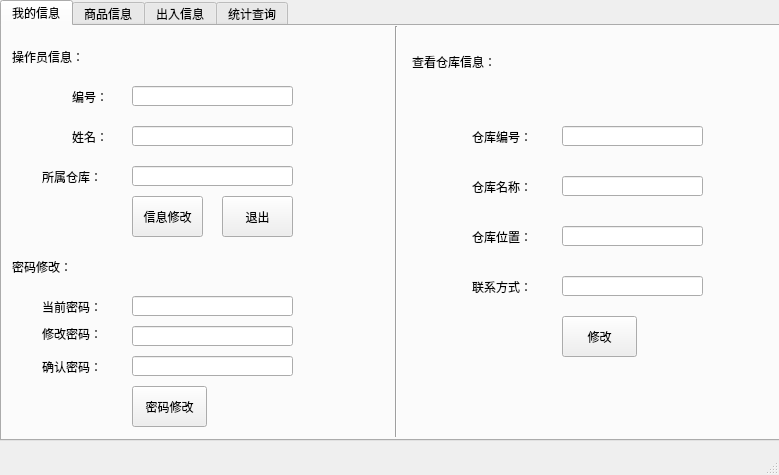
<?xml version="1.0" encoding="UTF-8"?>
<ui version="4.0">
 <class>op_interface</class>
 <widget class="QMainWindow" name="op_interface">
  <property name="geometry">
   <rect>
    <x>0</x>
    <y>0</y>
    <width>779</width>
    <height>475</height>
   </rect>
  </property>
  <property name="windowTitle">
   <string>操作员界面</string>
  </property>
  <widget class="QWidget" name="centralwidget">
   <widget class="QTabWidget" name="locate">
    <property name="geometry">
     <rect>
      <x>0</x>
      <y>0</y>
      <width>781</width>
      <height>441</height>
     </rect>
    </property>
    <property name="styleSheet">
     <string notr="true">font: 11pt &quot;微软雅黑&quot;;</string>
    </property>
    <property name="currentIndex">
     <number>0</number>
    </property>
    <widget class="QWidget" name="tab_5">
     <attribute name="title">
      <string>我的信息</string>
     </attribute>
     <widget class="QLabel" name="label">
      <property name="geometry">
       <rect>
        <x>10</x>
        <y>10</y>
        <width>121</width>
        <height>41</height>
       </rect>
      </property>
      <property name="styleSheet">
       <string notr="true">font: 16pt &quot;微软雅黑&quot;;</string>
      </property>
      <property name="text">
       <string>操作员信息：</string>
      </property>
     </widget>
     <widget class="QLabel" name="label_2">
      <property name="geometry">
       <rect>
        <x>70</x>
        <y>60</y>
        <width>54</width>
        <height>21</height>
       </rect>
      </property>
      <property name="text">
       <string>编号：</string>
      </property>
     </widget>
     <widget class="QLabel" name="label_3">
      <property name="geometry">
       <rect>
        <x>70</x>
        <y>100</y>
        <width>54</width>
        <height>21</height>
       </rect>
      </property>
      <property name="text">
       <string>姓名：</string>
      </property>
     </widget>
     <widget class="QLabel" name="label_4">
      <property name="geometry">
       <rect>
        <x>40</x>
        <y>140</y>
        <width>81</width>
        <height>21</height>
       </rect>
      </property>
      <property name="text">
       <string>所属仓库：</string>
      </property>
     </widget>
     <widget class="QLineEdit" name="op_code">
      <property name="geometry">
       <rect>
        <x>130</x>
        <y>60</y>
        <width>161</width>
        <height>20</height>
       </rect>
      </property>
      <property name="readOnly">
       <bool>true</bool>
      </property>
     </widget>
     <widget class="QLineEdit" name="op_name">
      <property name="geometry">
       <rect>
        <x>130</x>
        <y>100</y>
        <width>161</width>
        <height>20</height>
       </rect>
      </property>
     </widget>
     <widget class="QLineEdit" name="op_stor_code">
      <property name="geometry">
       <rect>
        <x>130</x>
        <y>140</y>
        <width>161</width>
        <height>20</height>
       </rect>
      </property>
      <property name="readOnly">
       <bool>true</bool>
      </property>
     </widget>
     <widget class="QLineEdit" name="cur_pwd">
      <property name="geometry">
       <rect>
        <x>130</x>
        <y>270</y>
        <width>161</width>
        <height>20</height>
       </rect>
      </property>
      <property name="echoMode">
       <enum>QLineEdit::PasswordEchoOnEdit</enum>
      </property>
     </widget>
     <widget class="QLineEdit" name="new_pwd">
      <property name="geometry">
       <rect>
        <x>130</x>
        <y>300</y>
        <width>161</width>
        <height>20</height>
       </rect>
      </property>
      <property name="echoMode">
       <enum>QLineEdit::PasswordEchoOnEdit</enum>
      </property>
     </widget>
     <widget class="QLineEdit" name="con_pwd">
      <property name="geometry">
       <rect>
        <x>130</x>
        <y>330</y>
        <width>161</width>
        <height>20</height>
       </rect>
      </property>
      <property name="echoMode">
       <enum>QLineEdit::PasswordEchoOnEdit</enum>
      </property>
     </widget>
     <widget class="QLabel" name="label_5">
      <property name="geometry">
       <rect>
        <x>40</x>
        <y>270</y>
        <width>71</width>
        <height>21</height>
       </rect>
      </property>
      <property name="text">
       <string>当前密码：</string>
      </property>
     </widget>
     <widget class="QLabel" name="label_6">
      <property name="geometry">
       <rect>
        <x>40</x>
        <y>300</y>
        <width>71</width>
        <height>16</height>
       </rect>
      </property>
      <property name="text">
       <string>修改密码：</string>
      </property>
     </widget>
     <widget class="QLabel" name="label_7">
      <property name="geometry">
       <rect>
        <x>40</x>
        <y>330</y>
        <width>71</width>
        <height>21</height>
       </rect>
      </property>
      <property name="text">
       <string>确认密码：</string>
      </property>
     </widget>
     <widget class="Line" name="line">
      <property name="geometry">
       <rect>
        <x>379</x>
        <y>0</y>
        <width>31</width>
        <height>411</height>
       </rect>
      </property>
      <property name="orientation">
       <enum>Qt::Vertical</enum>
      </property>
     </widget>
     <widget class="QPushButton" name="op_passwd_change">
      <property name="geometry">
       <rect>
        <x>130</x>
        <y>360</y>
        <width>75</width>
        <height>41</height>
       </rect>
      </property>
      <property name="text">
       <string>密码修改</string>
      </property>
     </widget>
     <widget class="QPushButton" name="op_info_change">
      <property name="geometry">
       <rect>
        <x>130</x>
        <y>170</y>
        <width>71</width>
        <height>41</height>
       </rect>
      </property>
      <property name="text">
       <string>信息修改</string>
      </property>
     </widget>
     <widget class="QLabel" name="label_8">
      <property name="geometry">
       <rect>
        <x>10</x>
        <y>220</y>
        <width>101</width>
        <height>41</height>
       </rect>
      </property>
      <property name="styleSheet">
       <string notr="true">font: 16pt &quot;微软雅黑&quot;;</string>
      </property>
      <property name="text">
       <string>密码修改：</string>
      </property>
     </widget>
     <widget class="QPushButton" name="exit">
      <property name="geometry">
       <rect>
        <x>220</x>
        <y>170</y>
        <width>71</width>
        <height>41</height>
       </rect>
      </property>
      <property name="text">
       <string>退出</string>
      </property>
     </widget>
     <widget class="QLineEdit" name="stor_name">
      <property name="geometry">
       <rect>
        <x>560</x>
        <y>150</y>
        <width>141</width>
        <height>20</height>
       </rect>
      </property>
      <property name="text">
       <string/>
      </property>
     </widget>
     <widget class="QLabel" name="label_20">
      <property name="geometry">
       <rect>
        <x>470</x>
        <y>100</y>
        <width>71</width>
        <height>21</height>
       </rect>
      </property>
      <property name="text">
       <string>仓库编号：</string>
      </property>
     </widget>
     <widget class="QPushButton" name="stor_alter">
      <property name="geometry">
       <rect>
        <x>560</x>
        <y>290</y>
        <width>75</width>
        <height>41</height>
       </rect>
      </property>
      <property name="text">
       <string>修改</string>
      </property>
     </widget>
     <widget class="QLabel" name="label_19">
      <property name="geometry">
       <rect>
        <x>470</x>
        <y>250</y>
        <width>71</width>
        <height>21</height>
       </rect>
      </property>
      <property name="text">
       <string>联系方式：</string>
      </property>
     </widget>
     <widget class="QLineEdit" name="phone_num">
      <property name="geometry">
       <rect>
        <x>560</x>
        <y>250</y>
        <width>141</width>
        <height>20</height>
       </rect>
      </property>
      <property name="text">
       <string/>
      </property>
     </widget>
     <widget class="QLabel" name="label_15">
      <property name="geometry">
       <rect>
        <x>470</x>
        <y>150</y>
        <width>71</width>
        <height>21</height>
       </rect>
      </property>
      <property name="text">
       <string>仓库名称：</string>
      </property>
     </widget>
     <widget class="QLineEdit" name="stor_code">
      <property name="geometry">
       <rect>
        <x>560</x>
        <y>100</y>
        <width>141</width>
        <height>20</height>
       </rect>
      </property>
      <property name="text">
       <string/>
      </property>
      <property name="readOnly">
       <bool>true</bool>
      </property>
     </widget>
     <widget class="QLabel" name="label_16">
      <property name="geometry">
       <rect>
        <x>410</x>
        <y>20</y>
        <width>161</width>
        <height>31</height>
       </rect>
      </property>
      <property name="styleSheet">
       <string notr="true">font: 16pt &quot;微软雅黑&quot;;</string>
      </property>
      <property name="text">
       <string>查看仓库信息：</string>
      </property>
     </widget>
     <widget class="QLabel" name="label_18">
      <property name="geometry">
       <rect>
        <x>470</x>
        <y>200</y>
        <width>71</width>
        <height>21</height>
       </rect>
      </property>
      <property name="text">
       <string>仓库位置：</string>
      </property>
     </widget>
     <widget class="QLineEdit" name="locate_2">
      <property name="geometry">
       <rect>
        <x>560</x>
        <y>200</y>
        <width>141</width>
        <height>20</height>
       </rect>
      </property>
      <property name="text">
       <string/>
      </property>
     </widget>
    </widget>
    <widget class="QWidget" name="tab">
     <attribute name="title">
      <string>商品信息</string>
     </attribute>
     <widget class="QComboBox" name="goods_code">
      <property name="geometry">
       <rect>
        <x>620</x>
        <y>70</y>
        <width>141</width>
        <height>22</height>
       </rect>
      </property>
     </widget>
     <widget class="QLabel" name="label_9">
      <property name="geometry">
       <rect>
        <x>180</x>
        <y>20</y>
        <width>161</width>
        <height>31</height>
       </rect>
      </property>
      <property name="styleSheet">
       <string notr="true">font: 16pt &quot;微软雅黑&quot;;</string>
      </property>
      <property name="text">
       <string>查看商品信息</string>
      </property>
     </widget>
     <widget class="QLabel" name="label_10">
      <property name="geometry">
       <rect>
        <x>540</x>
        <y>70</y>
        <width>71</width>
        <height>21</height>
       </rect>
      </property>
      <property name="text">
       <string>商品编号：</string>
      </property>
     </widget>
     <widget class="QLabel" name="label_11">
      <property name="geometry">
       <rect>
        <x>540</x>
        <y>120</y>
        <width>71</width>
        <height>21</height>
       </rect>
      </property>
      <property name="text">
       <string>商品名称：</string>
      </property>
     </widget>
     <widget class="QLabel" name="label_12">
      <property name="geometry">
       <rect>
        <x>540</x>
        <y>170</y>
        <width>71</width>
        <height>21</height>
       </rect>
      </property>
      <property name="text">
       <string>商品类型：</string>
      </property>
     </widget>
     <widget class="QLineEdit" name="goods_name">
      <property name="geometry">
       <rect>
        <x>620</x>
        <y>120</y>
        <width>141</width>
        <height>20</height>
       </rect>
      </property>
     </widget>
     <widget class="QLineEdit" name="goods_type">
      <property name="geometry">
       <rect>
        <x>620</x>
        <y>170</y>
        <width>141</width>
        <height>20</height>
       </rect>
      </property>
     </widget>
     <widget class="QLineEdit" name="num_units">
      <property name="geometry">
       <rect>
        <x>620</x>
        <y>220</y>
        <width>141</width>
        <height>20</height>
       </rect>
      </property>
     </widget>
     <widget class="QLabel" name="label_13">
      <property name="geometry">
       <rect>
        <x>540</x>
        <y>220</y>
        <width>71</width>
        <height>21</height>
       </rect>
      </property>
      <property name="text">
       <string>数量单位：</string>
      </property>
     </widget>
     <widget class="QLabel" name="label_14">
      <property name="geometry">
       <rect>
        <x>540</x>
        <y>270</y>
        <width>71</width>
        <height>21</height>
       </rect>
      </property>
      <property name="text">
       <string>厂商名称：</string>
      </property>
     </widget>
     <widget class="QLineEdit" name="factory">
      <property name="geometry">
       <rect>
        <x>620</x>
        <y>270</y>
        <width>141</width>
        <height>20</height>
       </rect>
      </property>
     </widget>
     <widget class="QPushButton" name="goods_add">
      <property name="geometry">
       <rect>
        <x>550</x>
        <y>320</y>
        <width>75</width>
        <height>41</height>
       </rect>
      </property>
      <property name="text">
       <string>增加</string>
      </property>
     </widget>
     <widget class="QPushButton" name="goods_delete">
      <property name="geometry">
       <rect>
        <x>620</x>
        <y>320</y>
        <width>75</width>
        <height>41</height>
       </rect>
      </property>
      <property name="text">
       <string>删除</string>
      </property>
     </widget>
     <widget class="QPushButton" name="goods_alter">
      <property name="geometry">
       <rect>
        <x>690</x>
        <y>320</y>
        <width>75</width>
        <height>41</height>
       </rect>
      </property>
      <property name="text">
       <string>修改</string>
      </property>
     </widget>
     <widget class="QTableView" name="info_goods">
      <property name="geometry">
       <rect>
        <x>10</x>
        <y>60</y>
        <width>521</width>
        <height>311</height>
       </rect>
      </property>
     </widget>
    </widget>
    <widget class="QWidget" name="tab_3">
     <attribute name="title">
      <string>出入信息</string>
     </attribute>
     <widget class="QPushButton" name="record_add">
      <property name="geometry">
       <rect>
        <x>550</x>
        <y>320</y>
        <width>75</width>
        <height>41</height>
       </rect>
      </property>
      <property name="text">
       <string>增加</string>
      </property>
     </widget>
     <widget class="QLabel" name="label_17">
      <property name="geometry">
       <rect>
        <x>540</x>
        <y>170</y>
        <width>71</width>
        <height>21</height>
       </rect>
      </property>
      <property name="text">
       <string>处理操作：</string>
      </property>
     </widget>
     <widget class="QLabel" name="label_21">
      <property name="geometry">
       <rect>
        <x>190</x>
        <y>20</y>
        <width>141</width>
        <height>31</height>
       </rect>
      </property>
      <property name="styleSheet">
       <string notr="true">font: 16pt &quot;微软雅黑&quot;;</string>
      </property>
      <property name="text">
       <string>查看出入信息</string>
      </property>
     </widget>
     <widget class="QLineEdit" name="date">
      <property name="geometry">
       <rect>
        <x>620</x>
        <y>270</y>
        <width>141</width>
        <height>20</height>
       </rect>
      </property>
     </widget>
     <widget class="QComboBox" name="op_goods_code">
      <property name="geometry">
       <rect>
        <x>620</x>
        <y>70</y>
        <width>141</width>
        <height>22</height>
       </rect>
      </property>
     </widget>
     <widget class="QLineEdit" name="op_amount">
      <property name="geometry">
       <rect>
        <x>620</x>
        <y>220</y>
        <width>141</width>
        <height>20</height>
       </rect>
      </property>
     </widget>
     <widget class="QLabel" name="label_23">
      <property name="geometry">
       <rect>
        <x>540</x>
        <y>270</y>
        <width>71</width>
        <height>21</height>
       </rect>
      </property>
      <property name="text">
       <string>处理日期：</string>
      </property>
     </widget>
     <widget class="QLabel" name="label_24">
      <property name="geometry">
       <rect>
        <x>540</x>
        <y>220</y>
        <width>71</width>
        <height>21</height>
       </rect>
      </property>
      <property name="text">
       <string>处理数量：</string>
      </property>
     </widget>
     <widget class="QLabel" name="label_25">
      <property name="geometry">
       <rect>
        <x>540</x>
        <y>70</y>
        <width>71</width>
        <height>21</height>
       </rect>
      </property>
      <property name="text">
       <string>商品编号：</string>
      </property>
     </widget>
     <widget class="QComboBox" name="op_type">
      <property name="geometry">
       <rect>
        <x>620</x>
        <y>170</y>
        <width>141</width>
        <height>22</height>
       </rect>
      </property>
      <item>
       <property name="text">
        <string/>
       </property>
      </item>
      <item>
       <property name="text">
        <string>入库</string>
       </property>
      </item>
      <item>
       <property name="text">
        <string>出库</string>
       </property>
      </item>
     </widget>
     <widget class="QPushButton" name="record_delete">
      <property name="geometry">
       <rect>
        <x>620</x>
        <y>320</y>
        <width>75</width>
        <height>41</height>
       </rect>
      </property>
      <property name="text">
       <string>删除</string>
      </property>
     </widget>
     <widget class="QPushButton" name="record_alter">
      <property name="geometry">
       <rect>
        <x>690</x>
        <y>320</y>
        <width>75</width>
        <height>41</height>
       </rect>
      </property>
      <property name="text">
       <string>修改</string>
      </property>
     </widget>
     <widget class="QTableView" name="info_record">
      <property name="geometry">
       <rect>
        <x>10</x>
        <y>60</y>
        <width>521</width>
        <height>311</height>
       </rect>
      </property>
     </widget>
     <widget class="QComboBox" name="op_num">
      <property name="geometry">
       <rect>
        <x>620</x>
        <y>120</y>
        <width>141</width>
        <height>22</height>
       </rect>
      </property>
     </widget>
     <widget class="QLabel" name="label_84">
      <property name="geometry">
       <rect>
        <x>540</x>
        <y>120</y>
        <width>71</width>
        <height>21</height>
       </rect>
      </property>
      <property name="text">
       <string>处理编号：</string>
      </property>
     </widget>
    </widget>
    <widget class="QWidget" name="tab_4">
     <attribute name="title">
      <string>统计查询</string>
     </attribute>
     <widget class="QTableView" name="info_stat">
      <property name="geometry">
       <rect>
        <x>10</x>
        <y>60</y>
        <width>521</width>
        <height>311</height>
       </rect>
      </property>
     </widget>
     <widget class="QLabel" name="label_26">
      <property name="geometry">
       <rect>
        <x>200</x>
        <y>20</y>
        <width>141</width>
        <height>31</height>
       </rect>
      </property>
      <property name="styleSheet">
       <string notr="true">font: 16pt &quot;微软雅黑&quot;;</string>
      </property>
      <property name="text">
       <string>报表信息</string>
      </property>
     </widget>
     <widget class="QComboBox" name="stat_goods_code">
      <property name="geometry">
       <rect>
        <x>620</x>
        <y>70</y>
        <width>141</width>
        <height>22</height>
       </rect>
      </property>
     </widget>
     <widget class="QLineEdit" name="stat_num_units">
      <property name="geometry">
       <rect>
        <x>620</x>
        <y>270</y>
        <width>141</width>
        <height>20</height>
       </rect>
      </property>
     </widget>
     <widget class="QLineEdit" name="stat_goods_name">
      <property name="geometry">
       <rect>
        <x>620</x>
        <y>120</y>
        <width>141</width>
        <height>20</height>
       </rect>
      </property>
     </widget>
     <widget class="QLabel" name="label_79">
      <property name="geometry">
       <rect>
        <x>540</x>
        <y>270</y>
        <width>71</width>
        <height>21</height>
       </rect>
      </property>
      <property name="text">
       <string>商品单位：</string>
      </property>
     </widget>
     <widget class="QLabel" name="label_80">
      <property name="geometry">
       <rect>
        <x>540</x>
        <y>170</y>
        <width>71</width>
        <height>21</height>
       </rect>
      </property>
      <property name="text">
       <string>商品类型：</string>
      </property>
     </widget>
     <widget class="QLabel" name="label_81">
      <property name="geometry">
       <rect>
        <x>540</x>
        <y>220</y>
        <width>71</width>
        <height>21</height>
       </rect>
      </property>
      <property name="text">
       <string>商品数量：</string>
      </property>
     </widget>
     <widget class="QLabel" name="label_82">
      <property name="geometry">
       <rect>
        <x>540</x>
        <y>70</y>
        <width>71</width>
        <height>21</height>
       </rect>
      </property>
      <property name="text">
       <string>商品编号：</string>
      </property>
     </widget>
     <widget class="QLineEdit" name="stat_goods_amount">
      <property name="geometry">
       <rect>
        <x>620</x>
        <y>220</y>
        <width>141</width>
        <height>20</height>
       </rect>
      </property>
     </widget>
     <widget class="QLabel" name="label_83">
      <property name="geometry">
       <rect>
        <x>540</x>
        <y>120</y>
        <width>71</width>
        <height>21</height>
       </rect>
      </property>
      <property name="text">
       <string>商品名称：</string>
      </property>
     </widget>
     <widget class="QLineEdit" name="stat_goods_type">
      <property name="geometry">
       <rect>
        <x>620</x>
        <y>170</y>
        <width>141</width>
        <height>20</height>
       </rect>
      </property>
     </widget>
     <widget class="QPushButton" name="select">
      <property name="geometry">
       <rect>
        <x>620</x>
        <y>320</y>
        <width>81</width>
        <height>41</height>
       </rect>
      </property>
      <property name="text">
       <string>查询</string>
      </property>
     </widget>
    </widget>
   </widget>
  </widget>
  <widget class="QMenuBar" name="menubar">
   <property name="geometry">
    <rect>
     <x>0</x>
     <y>0</y>
     <width>779</width>
     <height>23</height>
    </rect>
   </property>
  </widget>
  <widget class="QStatusBar" name="statusbar"/>
 </widget>
 <resources/>
 <connections/>
</ui>
